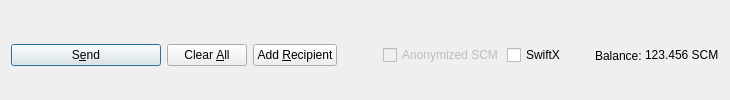
         <widget class="QFrame" name="frame_Send">
          <layout class="QHBoxLayout" name="horizontalLayout">
           <property name="bottomMargin">
            <number>0</number>
           </property>
           <item>
            <widget class="QPushButton" name="sendButton">
             <property name="minimumSize">
              <size>
               <width>150</width>
               <height>0</height>
              </size>
             </property>
             <property name="toolTip">
              <string>Confirm the send action</string>
             </property>
             <property name="text">
              <string>S&amp;end</string>
             </property>
             <property name="icon">
              <iconset resource="../scamar.qrc">
               <normaloff>:/icons/send</normaloff>:/icons/send</iconset>
             </property>
             <property name="autoDefault">
              <bool>false</bool>
             </property>
             <property name="default">
              <bool>true</bool>
             </property>
            </widget>
           </item>
           <item>
            <widget class="QPushButton" name="clearButton">
             <property name="sizePolicy">
              <sizepolicy hsizetype="Minimum" vsizetype="Fixed">
               <horstretch>0</horstretch>
               <verstretch>0</verstretch>
              </sizepolicy>
             </property>
             <property name="toolTip">
              <string>Clear all fields of the form.</string>
             </property>
             <property name="text">
              <string>Clear &amp;All</string>
             </property>
             <property name="icon">
              <iconset resource="../scamar.qrc">
               <normaloff>:/icons/remove</normaloff>:/icons/remove</iconset>
             </property>
             <property name="autoDefault">
              <bool>false</bool>
             </property>
            </widget>
           </item>
           <item>
            <widget class="QPushButton" name="addButton">
             <property name="toolTip">
              <string>Send to multiple recipients at once</string>
             </property>
             <property name="text">
              <string>Add &amp;Recipient</string>
             </property>
             <property name="icon">
              <iconset resource="../scamar.qrc">
               <normaloff>:/icons/add</normaloff>:/icons/add</iconset>
             </property>
             <property name="autoDefault">
              <bool>false</bool>
             </property>
            </widget>
           </item>
           <item>
            <spacer name="horizontalSpacer">
             <property name="orientation">
              <enum>Qt::Horizontal</enum>
             </property>
             <property name="sizeHint" stdset="0">
              <size>
               <width>40</width>
               <height>20</height>
              </size>
             </property>
            </spacer>
           </item>
           <item>
            <layout class="QHBoxLayout" name="horizontalLayout_2">
             <property name="spacing">
              <number>3</number>
             </property>
             <item>
              <widget class="QCheckBox" name="checkzSCM">
               <property name="enabled">
                <bool>false</bool>
               </property>
               <property name="text">
                <string>Anonymized SCM</string>
               </property>
              </widget>
             </item>
             <item>
              <widget class="QCheckBox" name="checkSwiftTX">
               <property name="enabled">
                <bool>true</bool>
               </property>
               <property name="minimumSize">
                <size>
                 <width>85</width>
                 <height>0</height>
                </size>
               </property>
               <property name="text">
                <string>SwiftX</string>
               </property>
              </widget>
             </item>
             <item>
              <widget class="QLabel" name="label">
               <property name="text">
                <string>Balance:</string>
               </property>
              </widget>
             </item>
             <item>
              <widget class="QLabel" name="labelBalance">
               <property name="sizePolicy">
                <sizepolicy hsizetype="Preferred" vsizetype="Fixed">
                 <horstretch>0</horstretch>
                 <verstretch>0</verstretch>
                </sizepolicy>
               </property>
               <property name="cursor">
                <cursorShape>IBeamCursor</cursorShape>
               </property>
               <property name="text">
                <string notr="true">123.456 SCM</string>
               </property>
               <property name="textInteractionFlags">
                <set>Qt::LinksAccessibleByMouse|Qt::TextSelectableByKeyboard|Qt::TextSelectableByMouse</set>
               </property>
              </widget>
             </item>
            </layout>
           </item>
          </layout>
         </widget>
